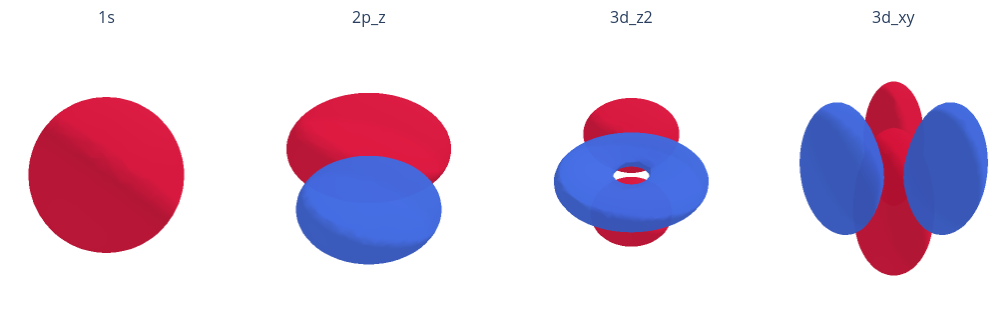

Write notebook code for a chart like this one.
### Markdown cell above
### Orbitals in 3D
Put the pieces together: $\psi_{nlm} = R_{nl}(r)\,Y_{lm}(\theta, \phi)$, and $|\psi|^2$ is the probability density of the electron.

The surfaces below are drawn where $\psi = \pm c$, with the two signs in different colours. The sign of $\psi$ is not observable on its own (only $|\psi|^2$ is), but it decides how orbitals on neighbouring atoms add or cancel.

### Code cell
import numpy as np
import plotly.graph_objects as go
from skimage import measure
from plotly.subplots import make_subplots
from scipy.special import genlaguerre, factorial


def R(n, l, r):
    # hydrogen radial function, atomic units
    rho = 2 * r / n
    norm = np.sqrt((2 / n)**3 * factorial(n - l - 1) / (2 * n * factorial(n + l)))
    return norm * np.exp(-rho / 2) * rho**l * genlaguerre(n - l - 1, 2 * l + 1)(rho)


r = np.linspace(0, 30, 1000)

angular = {   # real spherical harmonics as functions of x, y, z
    's':    lambda x, y, z, r: np.full_like(r, 0.5 / np.sqrt(np.pi)),
    'p_z':  lambda x, y, z, r: np.sqrt(3 / (4 * np.pi)) * z / r,
    'd_z2': lambda x, y, z, r: np.sqrt(5 / (16 * np.pi)) * (3 * z**2 - r**2) / r**2,
    'd_xy': lambda x, y, z, r: np.sqrt(15 / (4 * np.pi)) * x * y / r**2,
}
orbitals = {'1s': (1, 0, 's'), '2p_z': (2, 1, 'p_z'), '3d_z2': (3, 2, 'd_z2'), '3d_xy': (3, 2, 'd_xy')}

fig = make_subplots(rows=1, cols=4, specs=[[{'type': 'scene'}] * 4], subplot_titles=list(orbitals))
for col, (name, (n, l, ang)) in enumerate(orbitals.items(), 1):
    L = 3 * n**2 + 2                                           # box half-width, bohr
    ax = np.linspace(-L, L, 70)
    x, y, z = np.meshgrid(ax, ax, ax, indexing='ij')
    rr = np.sqrt(x**2 + y**2 + z**2) + 1e-9
    psi = R(n, l, rr) * angular[ang](x, y, z, rr)
    level = 0.3 * abs(psi).max()
    for sign, color in ((1, 'crimson'), (-1, 'royalblue')):   # one surface per sign of ψ
        if psi.min() < sign * level < psi.max():
            verts, tris, *_ = measure.marching_cubes(psi, level=sign * level)
            xyz = -L + verts * (ax[1] - ax[0])
            fig.add_mesh3d(x=xyz[:, 0], y=xyz[:, 1], z=xyz[:, 2], i=tris[:, 0], j=tris[:, 1], k=tris[:, 2],
                           color=color, opacity=0.85, row=1, col=col)
    fig.update_scenes(dict(aspectmode='cube', xaxis_visible=False, yaxis_visible=False, zaxis_visible=False),
                      row=1, col=col)
fig.update_layout(width=1000, height=320, margin=dict(l=0, r=0, t=30, b=0))
fig.show()

### Figure 1 — Plotly figure (JSON) as saved in the notebook; plotly's stock layout.template omitted (floating-point values rounded to 4 significant figures; data arrays with more than 128 entries replaced by an {"elided": "..."} marker saying what was removed)
{"data": [{"color": "crimson", "i": {"elided": "3068 int values"}, "j": {"elided": "3068 int values"}, "k": {"elided": "3068 int values"}, "opacity": 0.85, "scene": "scene", "type": "mesh3d", "x": {"elided": "1536 float values"}, "y": {"elided": "1536 float values"}, "z": {"elided": "1536 float values"}}, {"color": "crimson", "i": {"elided": "3628 int values"}, "j": {"elided": "3628 int values"}, "k": {"elided": "3628 int values"}, "opacity": 0.85, "scene": "scene2", "type": "mesh3d", "x": {"elided": "1816 float values"}, "y": {"elided": "1816 float values"}, "z": {"elided": "1816 float values"}}, {"color": "royalblue", "i": {"elided": "3628 int values"}, "j": {"elided": "3628 int values"}, "k": {"elided": "3628 int values"}, "opacity": 0.85, "scene": "scene2", "type": "mesh3d", "x": {"elided": "1816 float values"}, "y": {"elided": "1816 float values"}, "z": {"elided": "1816 float values"}}, {"color": "crimson", "i": {"elided": "4536 int values"}, "j": {"elided": "4536 int values"}, "k": {"elided": "4536 int values"}, "opacity": 0.85, "scene": "scene3", "type": "mesh3d", "x": {"elided": "2272 float values"}, "y": {"elided": "2272 float values"}, "z": {"elided": "2272 float values"}}, {"color": "royalblue", "i": {"elided": "3872 int values"}, "j": {"elided": "3872 int values"}, "k": {"elided": "3872 int values"}, "opacity": 0.85, "scene": "scene3", "type": "mesh3d", "x": {"elided": "1936 float values"}, "y": {"elided": "1936 float values"}, "z": {"elided": "1936 float values"}}, {"color": "crimson", "i": {"elided": "4760 int values"}, "j": {"elided": "4760 int values"}, "k": {"elided": "4760 int values"}, "opacity": 0.85, "scene": "scene4", "type": "mesh3d", "x": {"elided": "2384 float values"}, "y": {"elided": "2384 float values"}, "z": {"elided": "2384 float values"}}, {"color": "royalblue", "i": {"elided": "4760 int values"}, "j": {"elided": "4760 int values"}, "k": {"elided": "4760 int values"}, "opacity": 0.85, "scene": "scene4", "type": "mesh3d", "x": {"elided": "2384 float values"}, "y": {"elided": "2384 float values"}, "z": {"elided": "2384 float values"}}], "layout": {"annotations": [{"font": {"size": 16}, "showarrow": false, "text": "1s", "x": 0.1062, "xanchor": "center", "xref": "paper", "y": 1, "yanchor": "bottom", "yref": "paper"}, {"font": {"size": 16}, "showarrow": false, "text": "2p_z", "x": 0.3688, "xanchor": "center", "xref": "paper", "y": 1, "yanchor": "bottom", "yref": "paper"}, {"font": {"size": 16}, "showarrow": false, "text": "3d_z2", "x": 0.6313, "xanchor": "center", "xref": "paper", "y": 1, "yanchor": "bottom", "yref": "paper"}, {"font": {"size": 16}, "showarrow": false, "text": "3d_xy", "x": 0.8938, "xanchor": "center", "xref": "paper", "y": 1, "yanchor": "bottom", "yref": "paper"}], "height": 320, "margin": {"b": 0, "l": 0, "r": 0, "t": 30}, "scene": {"aspectmode": "cube", "domain": {"x": [0, 0.2125], "y": [0, 1]}, "xaxis": {"visible": false}, "yaxis": {"visible": false}, "zaxis": {"visible": false}}, "scene2": {"aspectmode": "cube", "domain": {"x": [0.2625, 0.475], "y": [0, 1]}, "xaxis": {"visible": false}, "yaxis": {"visible": false}, "zaxis": {"visible": false}}, "scene3": {"aspectmode": "cube", "domain": {"x": [0.525, 0.7375], "y": [0, 1]}, "xaxis": {"visible": false}, "yaxis": {"visible": false}, "zaxis": {"visible": false}}, "scene4": {"aspectmode": "cube", "domain": {"x": [0.7875, 1], "y": [0, 1]}, "xaxis": {"visible": false}, "yaxis": {"visible": false}, "zaxis": {"visible": false}}, "width": 1000}}
